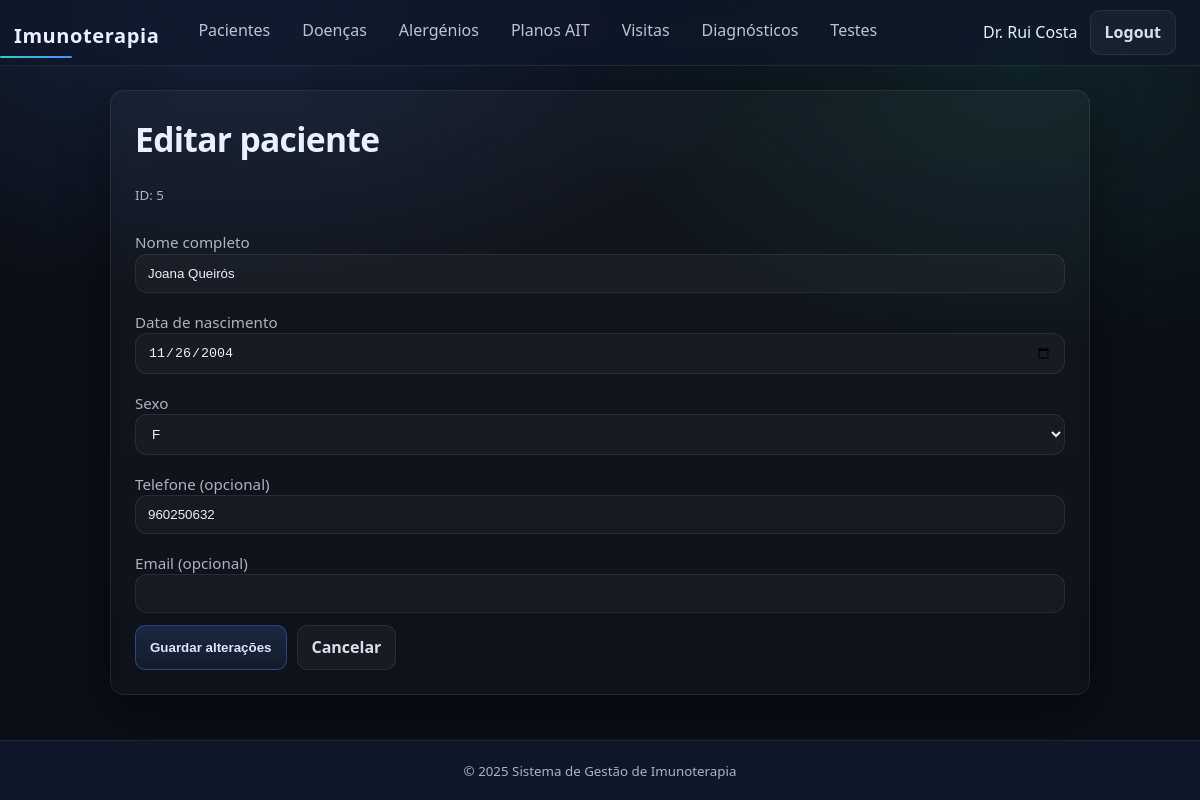
The app's page /php/public/patient_edit.php?id=5 (signed in) with its own data.
### tables this page shows
CREATE TABLE "Pacientes" (
  "id"            INTEGER PRIMARY KEY,
  "nome_completo" TEXT NOT NULL,
  "data_nascimento" TEXT NOT NULL,          -- ISO: YYYY-MM-DD
  "sexo"          TEXT NOT NULL CHECK ("sexo" IN ('M','F','X')),
  "telefone"      TEXT,
  "email"         TEXT
);

### php/public/patient_edit.php (the view, shortened to what this page needs)
<?php
require_once __DIR__ . '/../../includes/auth.php';
$id = (int)($_GET['id'] ?? 0);
$stmt = $pdo->prepare('SELECT * FROM "Pacientes" WHERE "id" = ?');
$stmt->execute([$id]);
$patient = $stmt->fetch();
require_once __DIR__ . '/../../includes/header.php';
?>
<section class="card">
  <h1>Editar paciente</h1>
  <p><small>ID: <?= htmlspecialchars((string)$id) ?></small></p>
  <form method="POST" action="<?= $BASE_URL ?>/patient_edit.php?id=<?= urlencode((string)$id) ?>">
    <div class="field">
      <label for="nome_completo">Nome completo</label>
      <input id="nome_completo" name="nome_completo" value="<?= htmlspecialchars($patient['nome_completo']) ?>" required>
    </div>
    <div class="field">
      <label for="data_nascimento">Data de nascimento</label>
      <input id="data_nascimento" name="data_nascimento" type="date"
             value="<?= htmlspecialchars($patient['data_nascimento']) ?>" required>
    </div>
    <div class="field">
      <label for="sexo">Sexo</label>
      <select id="sexo" name="sexo" required>
        <option value="F" <?= ($patient['sexo']==='F') ? 'selected' : '' ?>>F</option>
      </select>
    </div>
    <div class="field">
      <label for="telefone">Telefone (opcional)</label>
      <input id="telefone" name="telefone" value="<?= htmlspecialchars((string)($patient['telefone'] ?? '')) ?>">
    </div>
    <div class="field">
      <label for="email">Email (opcional)</label>
      <input id="email" name="email" type="email" value="<?= htmlspecialchars((string)($patient['email'] ?? '')) ?>">
    </div>
    <div style="display:flex; gap:10px; flex-wrap:wrap;">
      <button class="btn btn-primary" type="submit">Guardar alterações</button>
      <a class="btn" href="<?= $BASE_URL ?>/patients.php">Cancelar</a>
    </div>
  </form>
</section>
<?php require_once __DIR__ . '/../../includes/footer.php'; ?>

### php/public/css/base.css (style rules this page uses)
* { margin:0; padding:0; box-sizing:border-box; }
html, body { height:100%; font-family: var(--font); background: radial-gradient(900px 500px at 20% 0%, rgba(79,140,255,.16), transparent 60%), radial-gradient(800px 500px at 85% 10%, rgba(45,212,191,.10), transparent 55%), var(--bg); color: var(--text); line-height: 1.45; }
a { color: var(--primary); text-decoration:none; }
h1 { font-size:2.1rem; letter-spacing:-.02em; margin: 0 0 var(--s-2) 0; }
p { color: var(--muted); line-height: 1.6; margin: 0 0 var(--s-2) 0; }
.card { background: linear-gradient(180deg, rgba(255,255,255,.03), rgba(255,255,255,.015)); border:1px solid var(--border); border-radius: var(--r-2); padding: var(--s-5); box-shadow: var(--shadow); backdrop-filter: blur(6px); }
body { min-height: 100vh; display: flex; flex-direction: column; }

### php/public/css/components.css (style rules this page uses)
.btn { appearance: none; border: 1px solid var(--border); background: rgba(255,255,255,.04); color: rgba(234,240,255,.92); padding: 10px 14px; border-radius: 10px; font-weight: 600; cursor: pointer; transition: background .2s ease, border-color .2s ease, transform .1s ease; }
.btn-primary { background: linear-gradient( 180deg, rgba(79,140,255,.18), rgba(79,140,255,.08) ); border-color: rgba(79,140,255,.35); color: rgba(234,240,255,.95); }
.card > * + * { margin-top: 18px; }
.card h1, .card h2 { margin-bottom: 6px; }

### php/public/css/forms.css (style rules this page uses)
label { display: block; margin-top: 6px; font-size: .95rem; color: var(--muted); }
input, select, textarea { width: 100%; padding: 11px 12px; border-radius: 12px; border: 1px solid var(--border); background: rgba(255,255,255,.03); color: var(--text); outline: none; transition: border-color .12s ease, box-shadow .12s ease; }
form { display: grid; gap: 12px; }
input[type="submit"], button[type="submit"] { justify-self: start; }
main.container > .card { max-width: 980px; margin-left: auto; margin-right: auto; }
select option { color: #000; background: #fff; }

### php/public/css/theme.css (style rules this page uses)
:root { --bg: #0b0f17; --surface: #111827; --surface-2: #0f172a; --border: rgba(255,255,255,.08); --primary: #4f8cff; --primary-2: #2f6fff; --accent: #2dd4bf; --accent-2: #22c55e; --danger: #fb7185; --text: #eaf0ff; --muted: rgba(234,240,255,.72); --font: system-ui, -apple-system, Segoe UI, Roboto, Arial, sans-serif; --s-1: 6px; --s-2: 10px; --s-3: 14px; --s-4: 18px; --s-5: 24px; --r-1: 10px; --r-2: 14px; --shadow: 0 18px 50px rgba(0,0,0,.45); }

### records on screen
pacientes: nome_completo "Joana Queirós", data_nascimento "11/26/2004", sexo "F", telefone "960250632"

### other values on screen
$_SESSION['user']['full_name'] "Dr. Rui Costa"
$id "5"
